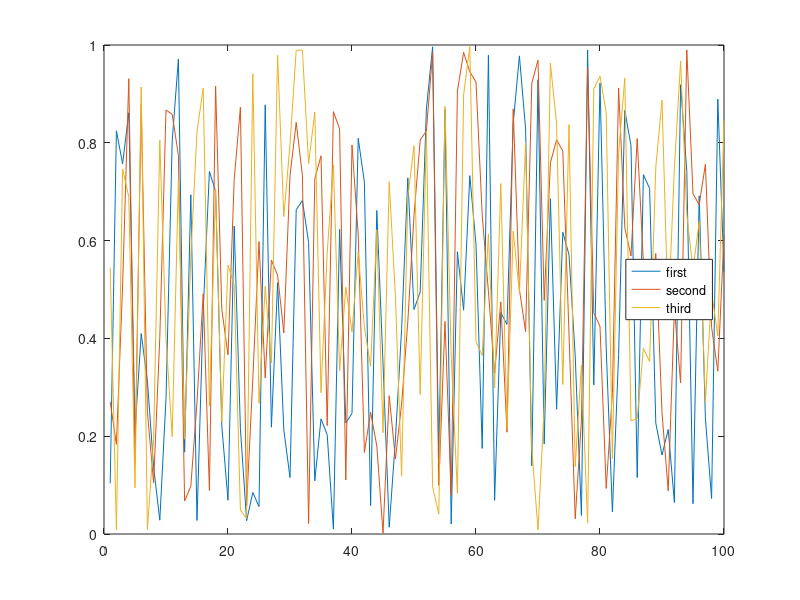

MATLAB code to generate this figure:
function result = test_legend_010
result = false;
a = figure;
plot(rand(100,3));
legend('first','second','third','location','east');
drawnow;
close(a);
result = true;
